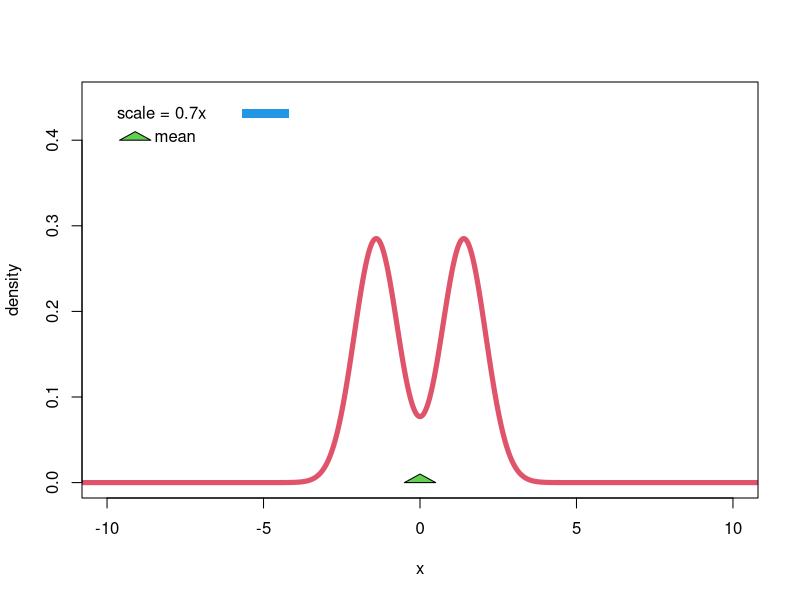
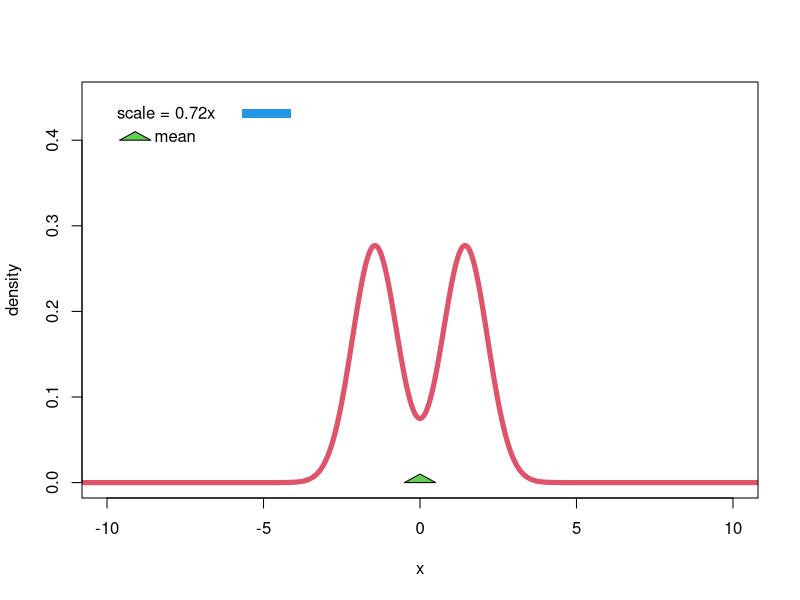
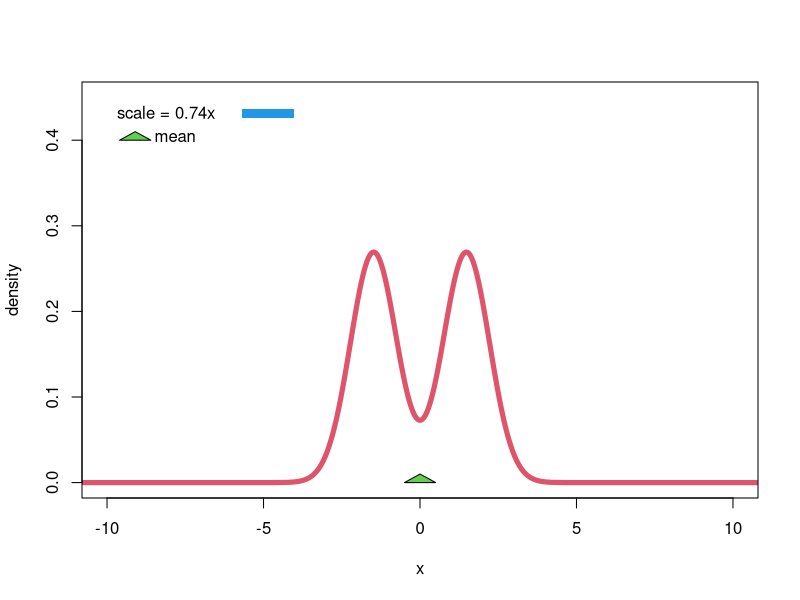
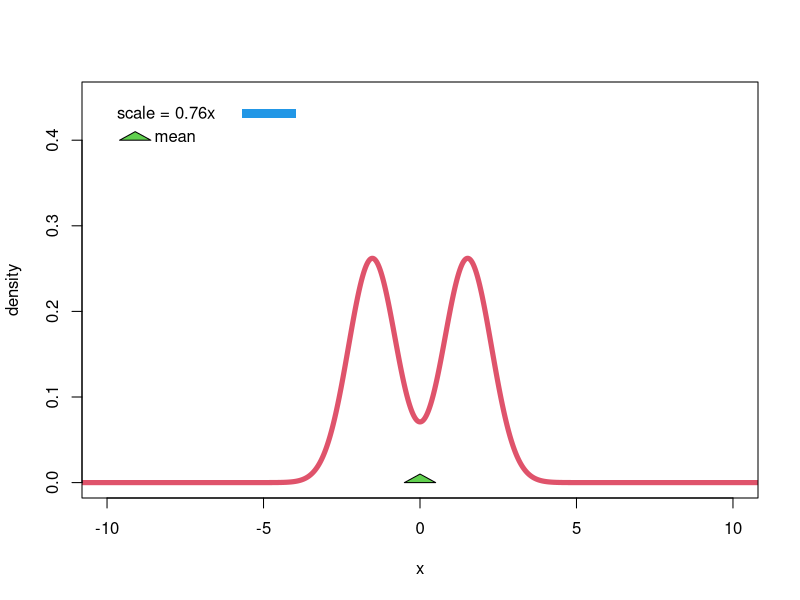
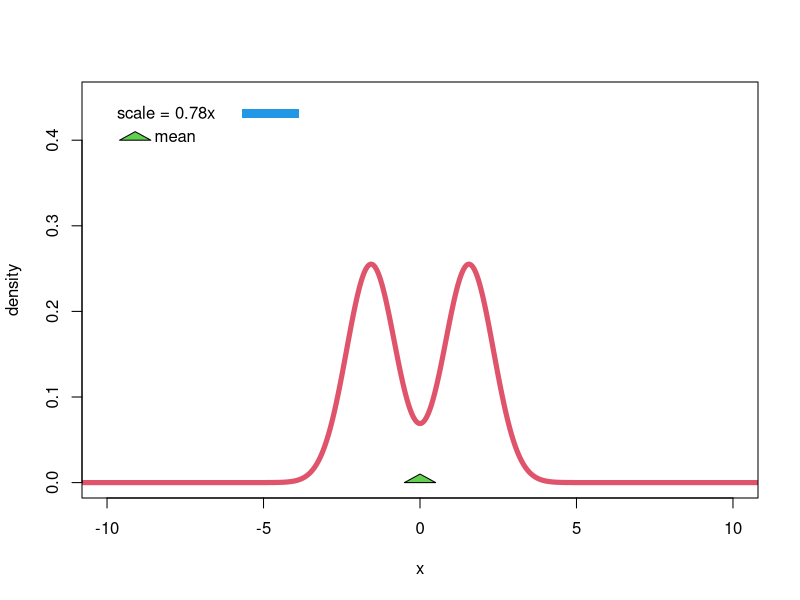
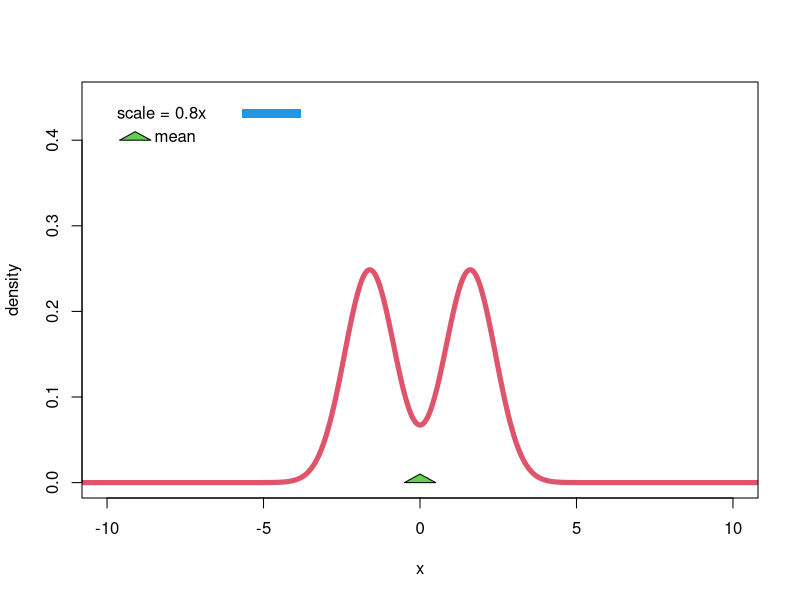
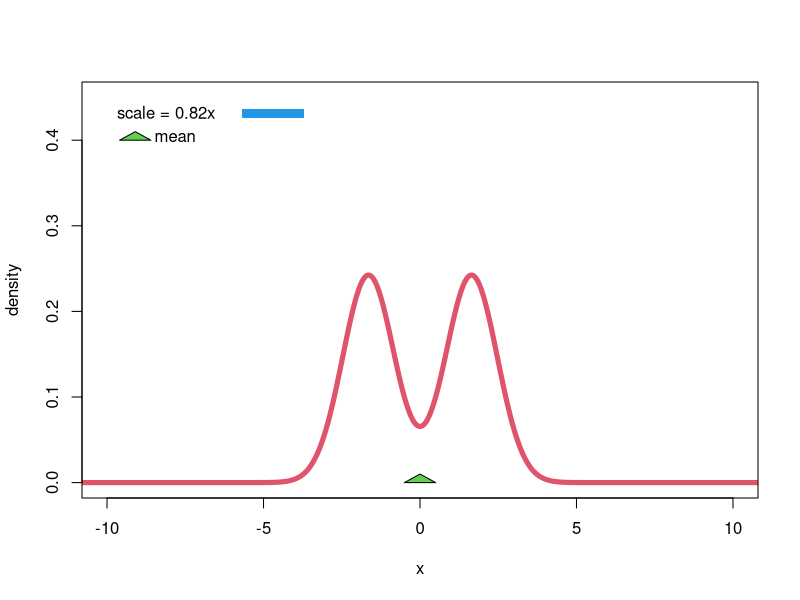
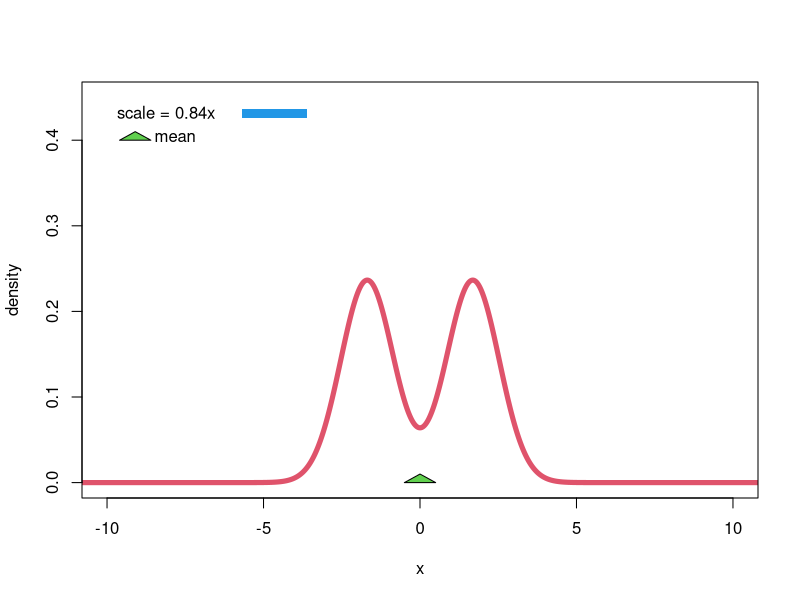

These charts were generated, in order, by the following R code:
require(RColorBrewer);
require(stringr);

#img = image_graph(540, 540, res = 96);
dev.new(width="540px", height="540px", unit="px");

col = 1:12; #brewer.pal(n=12, "Set3");
scale = 1;
count = 0;

for(scale in seq(0.7, 1.5, length=40)){
	x = seq(-20, 20, length=3000);
	y = (0.5*dnorm(x/scale/2, -1, 0.5) + 0.5*dnorm(x/scale/2, 1, 0.5)) / scale/2;
	mean = sum(x * y * diff(x[1:2]));
	plot(x, y, type="l", col=col[2], lwd=5, xlab="x", ylab="density", xlim=c(-10, 10), ylim=c(0, 0.45));

	polygon(
		c(mean-0.5, mean, mean+0.5),
		c(0, 0.01, 0),
		col=3);

	polygon(
		c(mean-0.5, mean, mean+0.5) - 10 + 0.9 - mean,
		c(0, 0.01, 0) + 0.39 + 0.01,
		col=3);
	text(-8.8, 0.393 + 0.01, "mean", pos=4);

	text(-10, 0.43, paste("scale = ", round(scale, digits=2), "x", sep=""), pos=4);
	polygon(
		c(-5.7, -3+4*(scale-1), -3+4*(scale-1), -5.7),
		c(0.44, 0.44, 0.43, 0.43) - 0.0035,
		col=col[4], border=F);

	savePlot(paste("frame", str_replace_all(format(count, width=3), " ", "0"), ".png", sep=""));

	count = count + 1;
	print(count);
}

for(scale in seq(1.5, 0.7, length=40)){
	x = seq(-20, 20, length=3000);
	y = (0.5*dnorm(x/scale/2, -1, 0.5) + 0.5*dnorm(x/scale/2, 1, 0.5)) / scale / 2;
	mean = sum(x * y * diff(x[1:2]));
	plot(x, y, type="l", col=col[2], lwd=5, xlab="x", ylab="density", xlim=c(-10, 10), ylim=c(0, 0.45));

	polygon(
		c(mean-0.5, mean, mean+0.5),
		c(0, 0.01, 0),
		col=3);

	polygon(
		c(mean-0.5, mean, mean+0.5) - 10 + 0.9 - mean,
		c(0, 0.01, 0) + 0.39 + 0.01,
		col=3);
	text(-8.8, 0.393 + 0.01, "mean", pos=4);

	text(-10, 0.43, paste("scale = ", round(scale, digits=2), "x", sep=""), pos=4);
	polygon(
		c(-5.7, -3+4*(scale-1), -3+4*(scale-1), -5.7),
		c(0.44, 0.44, 0.43, 0.43) - 0.0035,
		col=col[4], border=F);

	savePlot(paste("frame", str_replace_all(format(count, width=3), " ", "0"), ".png", sep=""));

	count = count + 1;
	print(count);
}

#dev.off();
#animation <- image_animate(img, fps = 100, optimize = FALSE);
#image_write_gif(animation, "out.gif");
